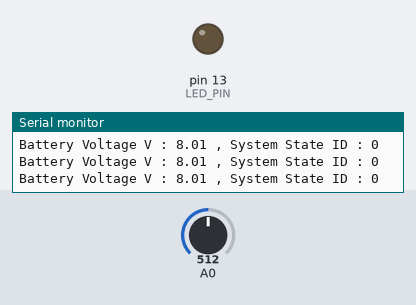
This sketch was run on a simulated Arduino Uno, built with avr-gcc and run on an emulated ATmega328P. Parts: output pins drawn as LEDs (lit = HIGH), the last lines printed to the serial monitor. The test bench sets the inputs (shaded band); at power-on: A0 = 512.

Above: at 1.2 s.
1.3 s: A0 set to 941
2.8 s: A0 set to 969
At 3.2 s:
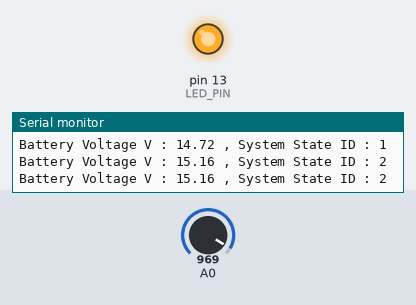
4.3 s: A0 set to 900
At 5.6 s:
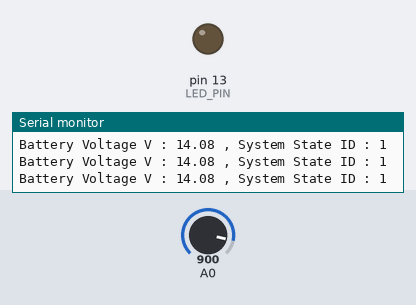
5.9 s: A0 set to 1023
At 6.9 s:
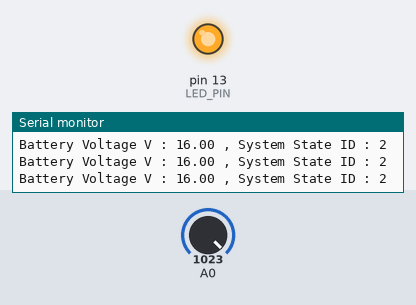
Timing chart, 0 to 8.5 s (numbered marks = the images above; inputs shaded):
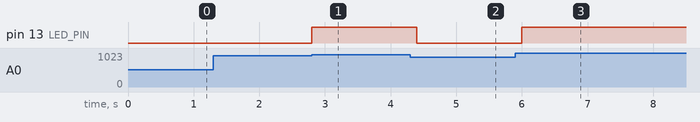

Measured:
- the behaviour switches between 959 and 960 on A0 (found by bisection; images 0 and 1)
- after the input at 2.8 s, pin 13 (LED_PIN): LOW → HIGH at once
- after the input at 4.3 s, pin 13 (LED_PIN): HIGH → LOW after 0.10 s
- after the input at 5.9 s, pin 13 (LED_PIN): LOW → HIGH after 0.10 s

The sketch:

battery_monitor.ino
```cpp
const int LED_PIN = 13;
unsigned long previousTime = 0;
const unsigned long interval = 200;

enum SystemState
{
  ENGINE_OFF,
  NORMAL_CHARGING,
  OVERVOLTAGE_FAULT
};

SystemState currentState = ENGINE_OFF;

void setup()
{
  Serial.begin(115200);
  pinMode(LED_PIN, OUTPUT);
  Serial.println("AUTOMOTIVE BATTERY MONITOR SYSTEM INITIALIZED.");
}

void loop()
{
  unsigned long currentTime = millis();

  if (currentTime - previousTime >= interval)
  {
    previousTime = currentTime;

    int rawADC = analogRead(A0);
    float voltage = (rawADC / 1023.0) * 16.0;

    if (voltage > 15.0)
      currentState = OVERVOLTAGE_FAULT;
    else if (voltage >= 13.5)
      currentState = NORMAL_CHARGING;
    else
      currentState = ENGINE_OFF;

    digitalWrite(LED_PIN, currentState == OVERVOLTAGE_FAULT ? HIGH : LOW);

    Serial.print("Battery Voltage V : ");
    Serial.print(voltage);
    Serial.print(" , System State ID : ");
    Serial.println(currentState);
  }
}
```
